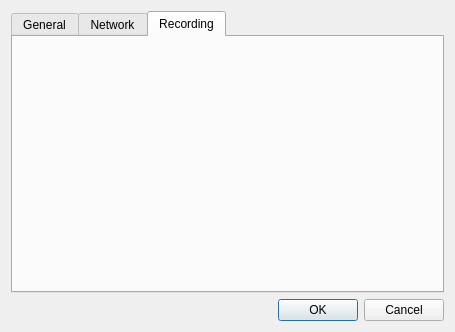
<?xml version="1.0" encoding="UTF-8"?>
<ui version="4.0">
 <class>CameraSettingsDialog</class>
 <widget class="QDialog" name="CameraSettingsDialog">
  <property name="geometry">
   <rect>
    <x>0</x>
    <y>0</y>
    <width>455</width>
    <height>332</height>
   </rect>
  </property>
  <property name="windowTitle">
   <string>Dialog</string>
  </property>
  <layout class="QVBoxLayout" name="verticalLayout_2">
   <item>
    <widget class="QTabWidget" name="tabWidget">
     <property name="currentIndex">
      <number>2</number>
     </property>
     <widget class="QWidget" name="tabGeneral">
      <attribute name="title">
       <string>General</string>
      </attribute>
      <layout class="QVBoxLayout" name="verticalLayout_3">
       <item>
        <layout class="QHBoxLayout" name="horizontalLayout">
         <item>
          <widget class="QLabel" name="nameLabel">
           <property name="text">
            <string>Name</string>
           </property>
          </widget>
         </item>
         <item>
          <widget class="QLineEdit" name="nameEdit"/>
         </item>
        </layout>
       </item>
       <item>
        <spacer name="verticalSpacer">
         <property name="orientation">
          <enum>Qt::Vertical</enum>
         </property>
         <property name="sizeHint" stdset="0">
          <size>
           <width>20</width>
           <height>40</height>
          </size>
         </property>
        </spacer>
       </item>
      </layout>
     </widget>
     <widget class="QWidget" name="tabNetwork">
      <attribute name="title">
       <string>Network</string>
      </attribute>
      <layout class="QVBoxLayout" name="verticalLayout_6">
       <item>
        <widget class="QGroupBox" name="groupBox">
         <property name="title">
          <string>Address</string>
         </property>
         <layout class="QVBoxLayout" name="verticalLayout_4">
          <item>
           <layout class="QFormLayout" name="formLayout">
            <property name="margin">
             <number>9</number>
            </property>
            <item row="0" column="0">
             <widget class="QLabel" name="ipAddressLabel">
              <property name="text">
               <string>IP Address</string>
              </property>
             </widget>
            </item>
            <item row="0" column="1">
             <widget class="QLineEdit" name="ipAddressEdit"/>
            </item>
            <item row="1" column="0">
             <widget class="QLabel" name="macAddressLabel">
              <property name="text">
               <string>MAC Address</string>
              </property>
             </widget>
            </item>
            <item row="1" column="1">
             <widget class="QLabel" name="macAddressValueLabel">
              <property name="sizePolicy">
               <sizepolicy hsizetype="Expanding" vsizetype="Preferred">
                <horstretch>0</horstretch>
                <verstretch>0</verstretch>
               </sizepolicy>
              </property>
              <property name="text">
               <string/>
              </property>
             </widget>
            </item>
           </layout>
          </item>
         </layout>
        </widget>
       </item>
       <item>
        <widget class="QGroupBox" name="groupBox_2">
         <property name="title">
          <string>Authentication</string>
         </property>
         <layout class="QVBoxLayout" name="verticalLayout_5">
          <item>
           <layout class="QFormLayout" name="formLayout_2">
            <property name="margin">
             <number>9</number>
            </property>
            <item row="0" column="0">
             <widget class="QLabel" name="loginLabel">
              <property name="text">
               <string>Login</string>
              </property>
             </widget>
            </item>
            <item row="0" column="1">
             <widget class="QLineEdit" name="loginEdit"/>
            </item>
            <item row="1" column="0">
             <widget class="QLabel" name="passwordLabel">
              <property name="text">
               <string>Password</string>
              </property>
             </widget>
            </item>
            <item row="1" column="1">
             <widget class="QLineEdit" name="passwordEdit"/>
            </item>
           </layout>
          </item>
         </layout>
        </widget>
       </item>
      </layout>
     </widget>
     <widget class="QWidget" name="tabRecording">
      <attribute name="title">
       <string>Recording</string>
      </attribute>
      <layout class="QVBoxLayout" name="verticalLayout">
       <item>
        <widget class="CameraScheduleWidget" name="cameraScheduleWidget" native="true"/>
       </item>
      </layout>
     </widget>
    </widget>
   </item>
   <item>
    <widget class="QDialogButtonBox" name="buttonBox">
     <property name="standardButtons">
      <set>QDialogButtonBox::Cancel|QDialogButtonBox::Ok</set>
     </property>
    </widget>
   </item>
  </layout>
 </widget>
 <customwidgets>
  <customwidget>
   <class>CameraScheduleWidget</class>
   <extends>QWidget</extends>
   <header>ui/device_settings/camera_schedule_widget.h</header>
   <container>1</container>
  </customwidget>
 </customwidgets>
 <resources/>
 <connections>
  <connection>
   <sender>buttonBox</sender>
   <signal>accepted()</signal>
   <receiver>CameraSettingsDialog</receiver>
   <slot>accept()</slot>
   <hints>
    <hint type="sourcelabel">
     <x>227</x>
     <y>311</y>
    </hint>
    <hint type="destinationlabel">
     <x>227</x>
     <y>165</y>
    </hint>
   </hints>
  </connection>
  <connection>
   <sender>buttonBox</sender>
   <signal>rejected()</signal>
   <receiver>CameraSettingsDialog</receiver>
   <slot>reject()</slot>
   <hints>
    <hint type="sourcelabel">
     <x>227</x>
     <y>311</y>
    </hint>
    <hint type="destinationlabel">
     <x>227</x>
     <y>165</y>
    </hint>
   </hints>
  </connection>
 </connections>
 <slots>
  <slot>buttonClicked(QAbstractButton*)</slot>
 </slots>
</ui>
